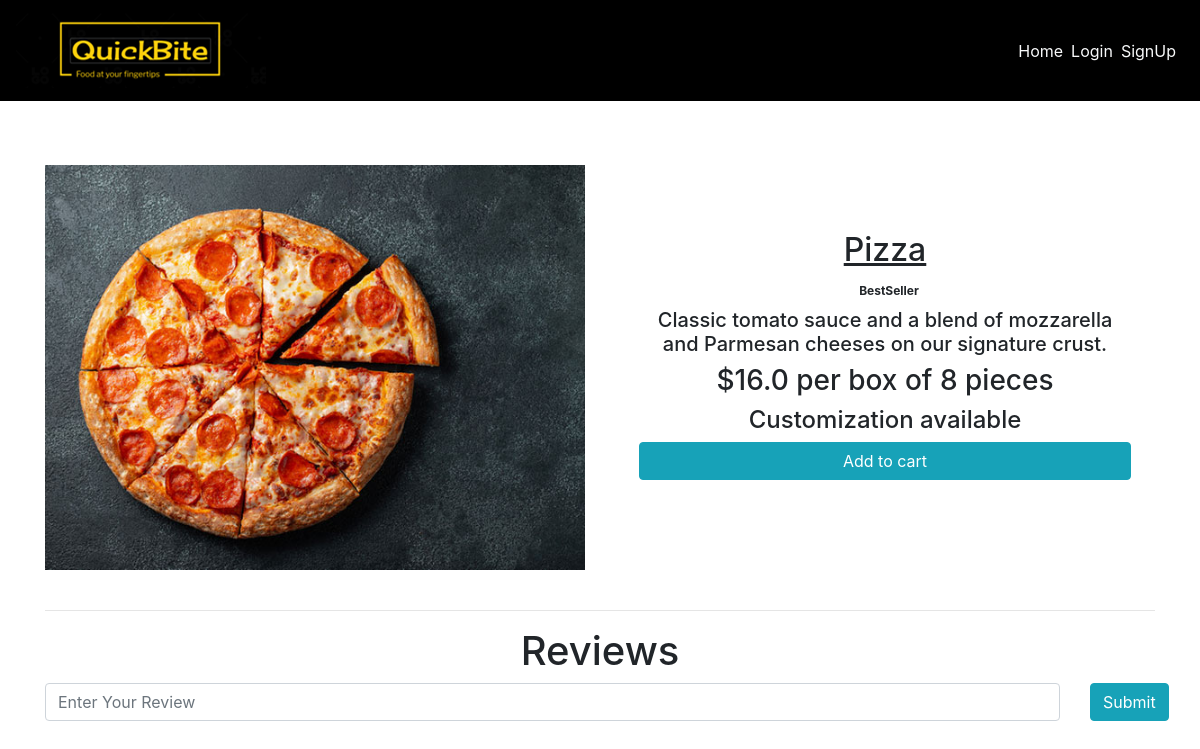
The page /dishes/pizza on the database as committed earlier.
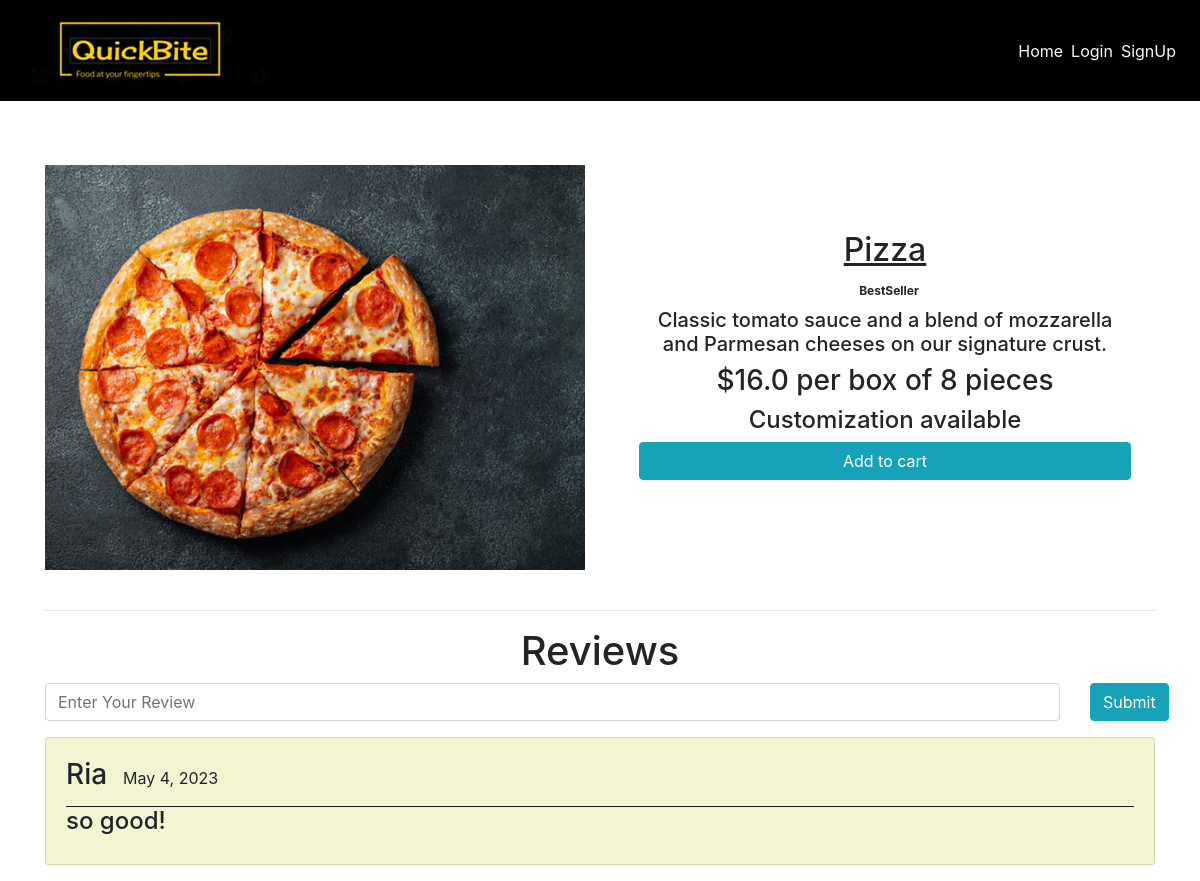
The same page on the database as committed later.
### main/models.py (models this page shows, shortened)
class Reviews(models.Model):
    user = models.ForeignKey(User, on_delete = models.CASCADE)
    item = models.ForeignKey(Item, on_delete = models.CASCADE)
    rslug = models.SlugField()
    review = models.TextField()
    posted_on = models.DateField(default=timezone.now)
    class Meta:
        verbose_name = 'Review'
        verbose_name_plural = 'Reviews'

### main/views.py (the view)
# urls.py: path('dishes/<slug>', views.menuDetail, name='dishes'),
def menuDetail(request, slug):
    item = Item.objects.filter(slug=slug).first()
    reviews = Reviews.objects.filter(rslug=slug).order_by('-id')[:7]
    context = {
        'item': item,
        'reviews': reviews,
    }
    return render(request, 'main/dishes.html', context)

### main/templates/main/dishes.html (shortened to what this page needs)
{% extends "main/layout.html" %}
{% block content %}
<div class="dishes">
  <main class="mt-3 pt-4 main">
    <div class="container dark-grey-text">
      <div class="row wow fadeIn">
        <div class="col-md-6 mb-4">
          <img src="{{ item.image.url }}" class="img-fluid mt-4" alt="">
        </div>
        <div class="col-md-6 mb-4 information">
          <div class="p-4 content">
            <div class="mt-0">
              <h2><u>{{ item.title }}</u></h2>
                  <h2 class="badge badge-{{ item.label_colour }} ml-2">{{ item.labels }}</h2>
            </div>
            <div class="lead">
              {% if item.description %}
              <h5>{{ item.description }}</h5>
              {% endif %}
              {% if item.pieces > 0 %}
                <h3>${{ item.price }} per box of {{ item.pieces}} pieces</h3>
              {% else %}
                <h3>${{ item.price }}</h3>
              {% endif %}
              <h4>{{ item.instructions }}</h4>
            </div>
            <a href="{% url 'main:add-to-cart' item.slug %}" class="btn btn-info btn-md my-0 p">Add to cart</a>
          </div>
        </div>
      </div>
      <hr>
    </div>
  </main>
  <div class="container">
    <h1 class="text-center">Reviews</h1>
    <form action="{% url 'main:add_reviews' %}" method="POST" class="mb-3">
      <div class="row">
        <div class="col-sm-11">
          <input type="text" name="review" class="form-control" placeholder="Enter Your Review">
        </div>
        <div class="col-sm-1">
          <button type="submit" class="btn btn-info">Submit</button>
        </div>
      </div>
    </form>
    {% for review in reviews %}
    <div class="main-reviews card mb-3" style="background-color: #f2f4d2">
      <div class="card-body">
        <div class="user_details" style="display: flex; border-bottom: 1px solid rgb(31, 30, 30);">
          <h3 class="mr-3">{{ review.user.username }} </h3>
          <p class="mt-2">{{ review.posted_on }}</p>
        </div>
          <h4>{{ review.review }}</h4>
      </div>
    </div>
    {% endfor %}
  </div>
</div>
{% endblock content %}

Rows that differ between the two databases and show on the page:
added Reviews: user.username "Ria", posted_on "May 4, 2023", review "so good!"
